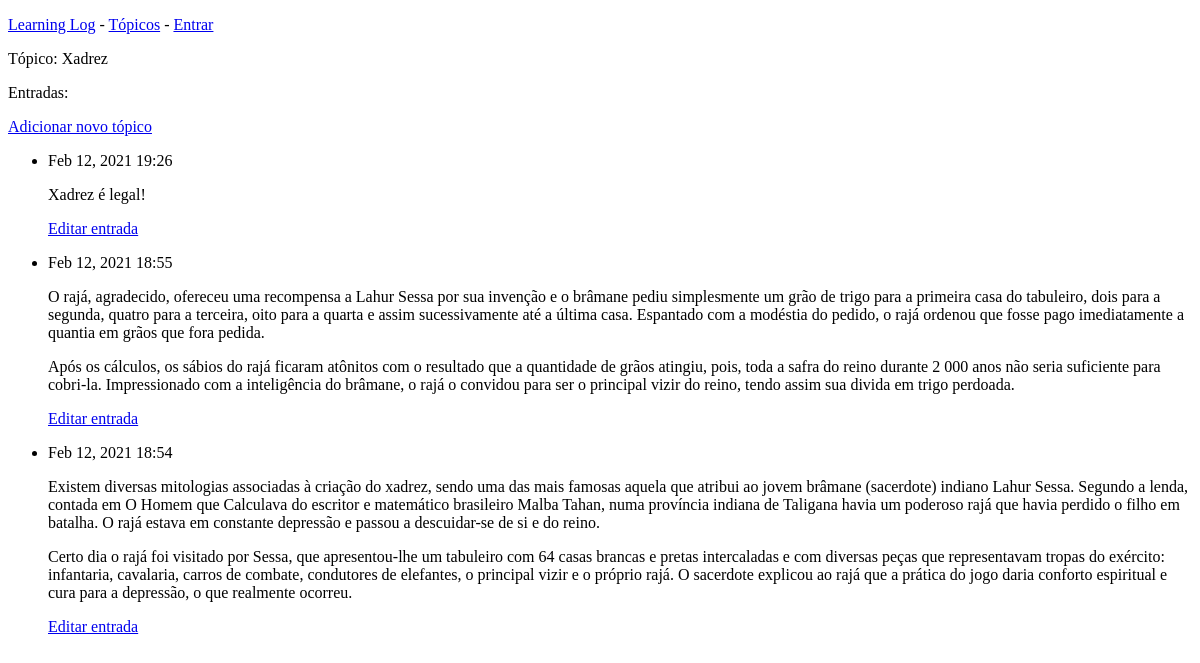
The page /topics/1/ on the database as committed earlier.
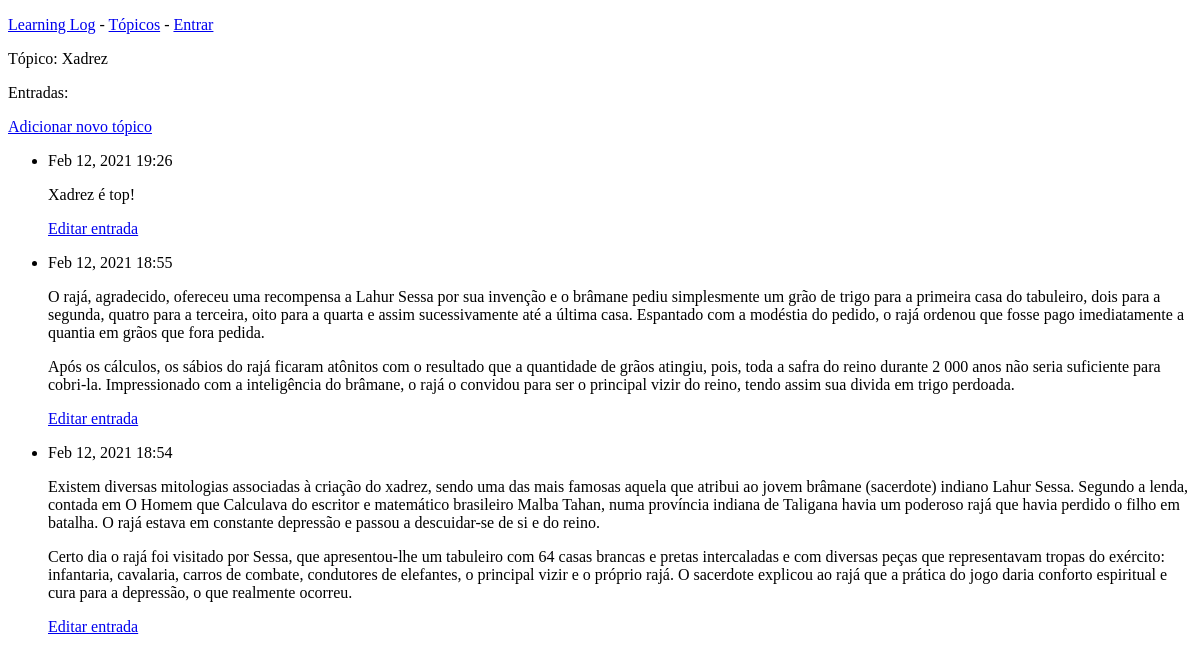
The same page on the database as committed later.
### learning_logs/models.py (models this page shows, shortened)
class Entry(models.Model):
    topic = models.ForeignKey(Topic, on_delete=models.DO_NOTHING)
    text = models.TextField(default="")
    date_added = models.DateTimeField(auto_now_add=True)
    class Meta:
        verbose_name_plural = 'entries'

### learning_logs/views.py (the view)
# urls.py: url(r'^topics/(?P<topic_id>\d+)/$', views.topic, name='topic'),
def topic(request, topic_id):
    topic = Topic.objects.get(id=topic_id)
    entries = topic.entry_set.order_by('-date_added')
    context = {'topic': topic, 'entries': entries}
    return render(request, 'learning_logs/topic.html', context)

### learning_logs/models.py (called while the page is built)
    def __str__(self):
        return self.text

### learning_logs/templates/learning_logs/topic.html (shortened to what this page needs)
{% extends 'learning_logs/base.html' %}
{% block content %}
    <p>Tópico: {{ topic }}</p>
    <p>Entradas:</p>
    <p>
        <a href="{% url 'learning_logs:new_entry' topic.id %}">Adicionar novo tópico</a>
    </p>
    <ul>
        {% for entry in entries %}
            <li>
                <p>{{ entry.date_added | date:'M d, Y H:i' }}</p>
                <p>{{ entry.text | linebreaks }}</p>
                <p>
                    <a href="{% url 'learning_logs:edit_entry' entry.id %}">Editar entrada</a>
                </p>
            </li>
            {% empty %}
            <li>
                Ainda não há nada aqui...
            </li>
            {% endfor %}
    </ul>
{% endblock content %}

Rows that differ between the two databases and show on the page:
changed Entry: text "Xadrez é legal!" → "Xadrez é top!"
